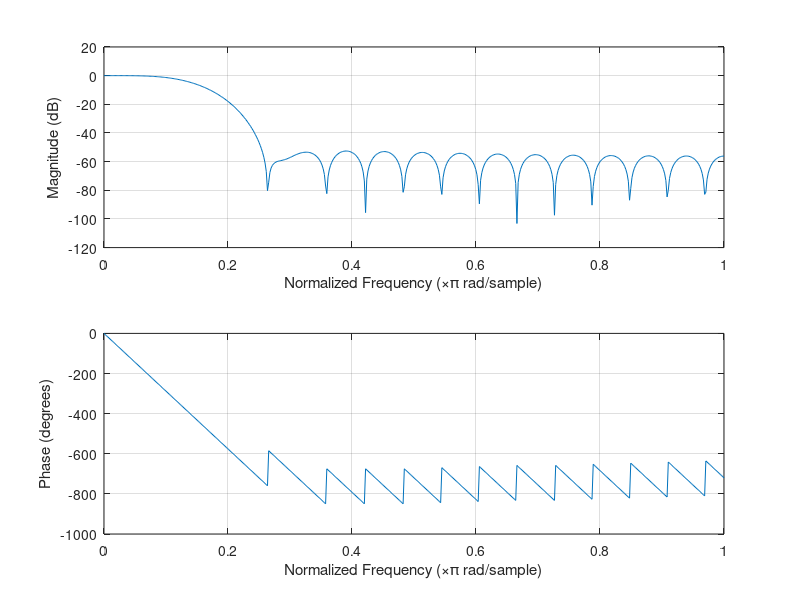

Recreate this plot in MATLAB.
% File Name : filter_lpf_3khz
% Author    : Moh. Tamamul Firdaus
% Date      : 21 April 2020

clear all;
n = 32; %orde filter
fs = 40000; %frekuensi sampling
fc = 3000; %frekuensi cut-off
Wn = fc/(fs/2);
b = fir1(n,Wn,'low'); %perhitungan koefisien filter dengan FIR
freqz(b); %plot Magnitude dan Phase
